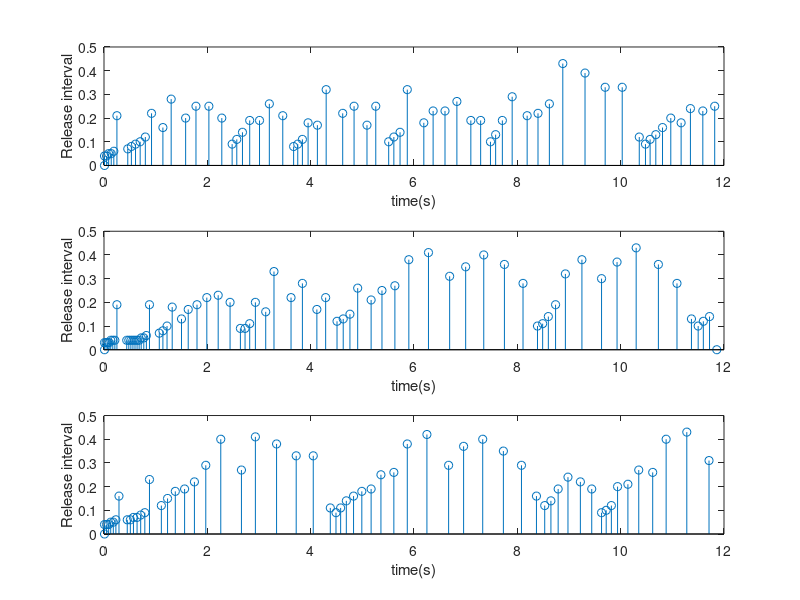
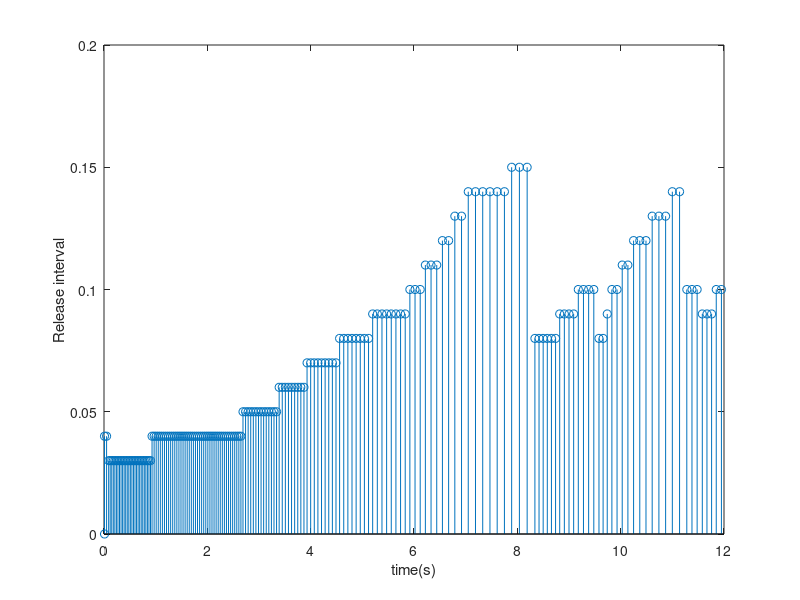
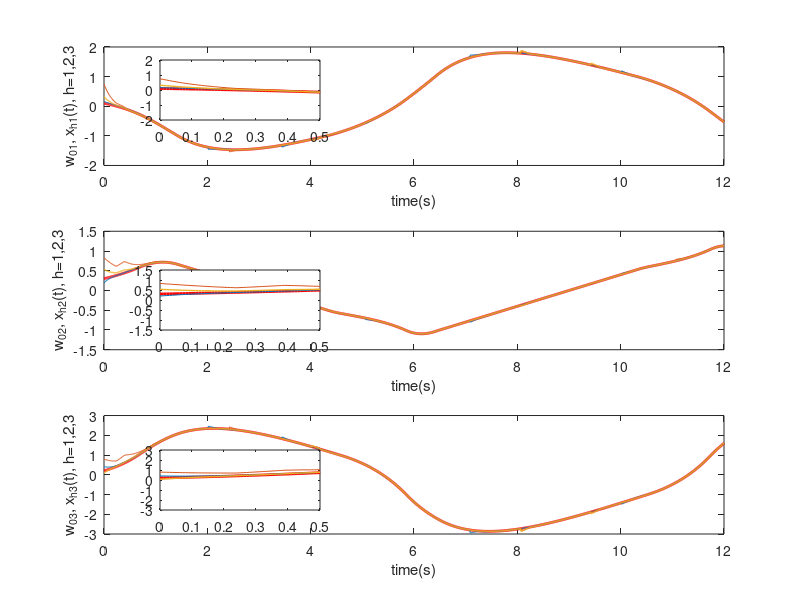
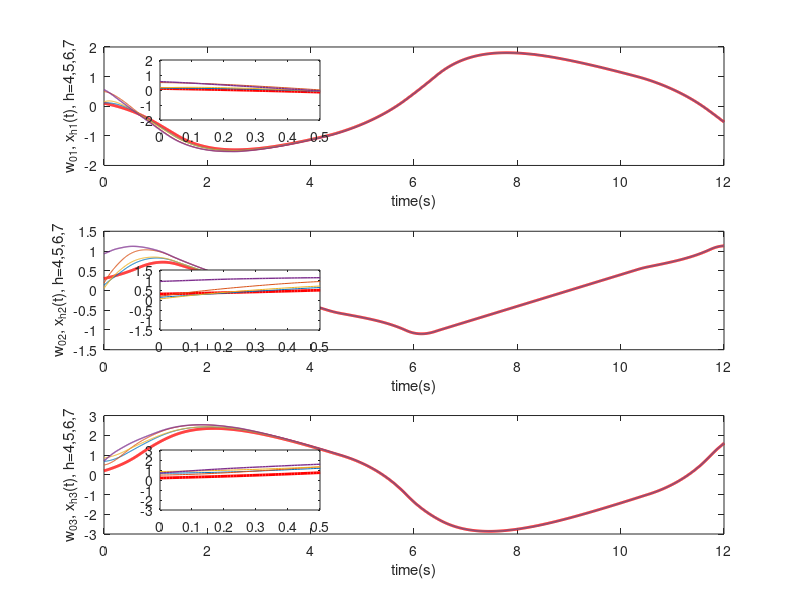

Source code (MATLAB) for these figures, in order:

clear all;
clc;
load zhang_example1_20240704.mat
figure
subplot(3,1,1)
r_interval1 = zeros(size(Tk1));
for i = 1:length(Tk1)-1
    r_interval1(i) = (Tk1(i+1)-Tk1(i));
end
stem(Tk1,r_interval1);
xlabel('time(s)') 
ylabel('Release interval')
xlim([0,12])

subplot(3,1,2)
r_interval2 = zeros(size(Tk2));
for i = 1:length(Tk2)-1
    r_interval2(i) = (Tk2(i+1)-Tk2(i));
end
stem(Tk2,r_interval2);
xlabel('time(s)') 
ylabel('Release interval')
xlim([0,12])
% 
subplot(3,1,3)
r_interval3 = zeros(size(Tk3));
for i = 1:length(Tk3)-1
    r_interval3(i) = (Tk3(i+1)-Tk3(i));
end
stem(Tk3,r_interval3);
xlabel('time(s)') 
ylabel('Release interval')
xlim([0,12])

figure
r_interval = zeros(size(Tk));
for i = 1:length(Tk)-1
    r_interval(i) = (Tk(i+1)-Tk(i));
end
stem(Tk,r_interval);
xlabel('time(s)') 
ylabel('Release interval')
xlim([0,12])



figure
subplot(3,1,1)
plot(T,x0(1,:),'r','linewidth',2)
hold on;
plot(T,x(1,:),T,x(4,:),T,x(7,:),'linewidth',1)
xlabel('time(s)')
ylabel('w_{01}, x_{h1}(t), h=1,2,3')
axes('position',[0.2,0.8,0.2,0.1]);
plot(T,x0(1,:),'r','linewidth',2)
hold on;
plot(T,x(1,:),T,x(4,:),T,x(7,:),'linewidth',1)
xlim([0,0.5])

subplot(3,1,2)
plot(T,x0(2,:),'r','linewidth',2)
hold on;
plot(T,x(2,:),T,x(5,:),T,x(8,:),'linewidth',1)
xlabel('time(s)')
ylabel('w_{02}, x_{h2}(t), h=1,2,3')
axes('position',[0.2,0.45,0.2,0.1]);
plot(T,x0(2,:),'r','linewidth',2)
hold on;
plot(T,x(2,:),T,x(5,:),T,x(8,:),'linewidth',1)
xlim([0,0.5])

subplot(3,1,3)
plot(T,x0(3,:),'r','linewidth',2)
hold on;
plot(T,x(3,:),T,x(6,:),T,x(9,:),'linewidth',1)
xlabel('time(s)')
ylabel('w_{03}, x_{h3}(t), h=1,2,3')
axes('position',[0.2,0.15,0.2,0.1]);
plot(T,x0(3,:),'r','linewidth',2)
hold on;
plot(T,x(3,:),T,x(6,:),T,x(9,:),'linewidth',1)
xlim([0,0.5])


figure
subplot(3,1,1)
plot(T,x0(1,:),'r','linewidth',2)
hold on;
plot(T,x(10,:),T,x(13,:),T,x(16,:),T,x(19,:),'linewidth',1)
xlabel('time(s)')
ylabel('w_{01}, x_{h1}(t), h=4,5,6,7')
axes('position',[0.2,0.8,0.2,0.1]);
plot(T,x0(1,:),'r','linewidth',2)
hold on;
plot(T,x(10,:),T,x(13,:),T,x(16,:),T,x(19,:),'linewidth',1)
xlim([0,0.5])


subplot(3,1,2)
plot(T,x0(2,:),'r','linewidth',2)
hold on;
plot(T,x(11,:),T,x(14,:),T,x(17,:),T,x(20,:),'linewidth',1)
xlabel('time(s)')
ylabel('w_{02}, x_{h2}(t), h=4,5,6,7')
axes('position',[0.2,0.45,0.2,0.1]);
plot(T,x0(2,:),'r','linewidth',2)
hold on;
plot(T,x(11,:),T,x(14,:),T,x(17,:),T,x(20,:),'linewidth',1)
xlim([0,0.5])

subplot(3,1,3)
plot(T,x0(3,:),'r','linewidth',2)
hold on;
plot(T,x(12,:),T,x(15,:),T,x(18,:),T,x(21,:),'linewidth',1)
xlabel('time(s)')
ylabel('w_{03}, x_{h3}(t), h=4,5,6,7')
axes('position',[0.2,0.15,0.2,0.1]);
plot(T,x0(3,:),'r','linewidth',2)
hold on;
plot(T,x(12,:),T,x(15,:),T,x(18,:),T,x(21,:),'linewidth',1)
xlim([0,0.5])

% example2

clear
load zhang_example2_20240704

figure
subplot(3,1,1)
plot(T,z0(1,:),'r','linewidth',2)
hold on;
plot(T,z(1,:),T,z(7,:),T,z(13,:),'linewidth',1)
xlabel('time(s)')
ylabel('w_{01}, x_{h1}(t), h=1,2,3')
axes('position',[0.2,0.8,0.2,0.1]);
plot(T,z0(1,:),'r','linewidth',2)
hold on;
plot(T,z(1,:),T,z(7,:),T,z(13,:),'linewidth',1)
xlim([0,0.5])

subplot(3,1,2)
plot(T,z0(2,:),'r','linewidth',2)
hold on;
plot(T,z(2,:),T,z(8,:),T,z(14,:),'linewidth',1)
xlabel('time(s)')
ylabel('w_{02}, x_{h2}(t), h=1,2,3')
axes('position',[0.2,0.45,0.2,0.1]);
plot(T,z0(2,:),'r','linewidth',2)
hold on;
plot(T,z(2,:),T,z(8,:),T,z(14,:),'linewidth',1)
xlim([0,0.5])

subplot(3,1,3)
plot(T,z0(3,:),'r','linewidth',2)
hold on;
plot(T,z(3,:),T,z(9,:),T,z(15,:),'linewidth',1)
xlabel('time(s)')
ylabel('w_{03}, x_{h3}(t), h=1,2,3')
axes('position',[0.2,0.15,0.2,0.1]);
plot(T,z0(3,:),'r','linewidth',2)
hold on;
plot(T,z(3,:),T,z(9,:),T,z(15,:),'linewidth',1)
xlim([0,0.5])

figure

r_interval1 = zeros(size(Tk));
for i = 1:length(Tk)-1
    r_interval1(i) = (Tk(i+1)-Tk(i));
end
stem(Tk,r_interval1);
xlabel('time(s)') 
ylabel('Release interval')
xlim([0,12])





figure
subplot(3,1,1)
r_interval1 = zeros(size(Tk1));
for i = 1:length(Tk1)-1
    r_interval1(i) = (Tk1(i+1)-Tk1(i));
end
stem(Tk1,r_interval1);
xlabel('time(s)') 
ylabel('Release interval')
xlim([0,12])

subplot(3,1,2)
r_interval2 = zeros(size(Tk2));
for i = 1:length(Tk2)-1
    r_interval2(i) = (Tk2(i+1)-Tk2(i));
end
stem(Tk2,r_interval2);
xlabel('time(s)') 
ylabel('Release interval')
xlim([0,12])
% 
subplot(3,1,3)
r_interval3 = zeros(size(Tk3));
for i = 1:length(Tk3)-1
    r_interval3(i) = (Tk3(i+1)-Tk3(i));
end
stem(Tk3,r_interval3);
xlabel('time(s)') 
ylabel('Release interval')
xlim([0,12])

figure
subplot(3,1,1)
% plot(T,z0(1,:),'r','linewidth',2)
% hold on;
plot(T,z(1,:)-z0(1,:),T,z(7,:)-z0(1,:),T,z(13,:)-z0(1,:),'linewidth',1.5)
xlabel('time(s)')
ylabel('e_{h1}(t), h=1,2,...,7')
axes('position',[0.2,0.8,0.2,0.1]);
% plot(T,z0(1,:),'r','linewidth',2)
% hold on;
plot(T,z(1,:)-z0(1,:),T,z(7,:)-z0(1,:),T,z(13,:)-z0(1,:),'linewidth',1.5)
xlim([0,0.5])

subplot(3,1,2)
% plot(T,z0(2,:),'r','linewidth',2)
% hold on;
plot(T,z(2,:)-z0(2,:),T,z(8,:)-z0(2,:),T,z(14,:)-z0(2,:),'linewidth',1.5)
xlabel('time(s)')
ylabel('e_{h2}(t), h=1,2,...,7')
axes('position',[0.2,0.45,0.2,0.1]);
% plot(T,z0(2,:),'r','linewidth',2)
% hold on;
plot(T,z(2,:)-z0(2,:),T,z(8,:)-z0(2,:),T,z(14,:)-z0(2,:),'linewidth',1.5)
xlim([0,0.5])

subplot(3,1,3)
% plot(T,z0(3,:),'r','linewidth',2)
% hold on;
plot(T,z(3,:)-z0(3,:),T,z(9,:)-z0(3,:),T,z(15,:)-z0(3,:),'linewidth',1.5)
xlabel('time(s)')
ylabel('e_{h3}(t), h=1,2,...,7')
axes('position',[0.2,0.15,0.2,0.1]);
% plot(T,z0(3,:),'r','linewidth',2)
% hold on;
plot(T,z(3,:)-z0(3,:),T,z(9,:)-z0(3,:),T,z(15,:)-z0(3,:),'linewidth',1.5)
xlim([0,0.5])

% example3
clear
load zhang_example3_20240704
figure
subplot(3,1,1)
r_interval1 = zeros(size(Tk1));
for i = 1:length(Tk1)-1
    r_interval1(i) = (Tk1(i+1)-Tk1(i));
end
stem(Tk1,r_interval1);
xlabel('time(s)') 
ylabel('Release interval')
xlim([0,12])

subplot(3,1,2)
r_interval2 = zeros(size(Tk2));
for i = 1:length(Tk2)-1
    r_interval2(i) = (Tk2(i+1)-Tk2(i));
end
stem(Tk2,r_interval2);
xlabel('time(s)') 
ylabel('Release interval')
xlim([0,12])

subplot(3,1,3)
r_interval3 = zeros(size(Tk3));
for i = 1:length(Tk3)-1
    r_interval3(i) = (Tk3(i+1)-Tk3(i));
end
stem(Tk3,r_interval3);
xlabel('time(s)') 
ylabel('Release interval')
xlim([0,12])

figure
r_interval = zeros(size(Tk));
for i = 1:length(Tk)-1
    r_interval(i) = (Tk(i+1)-Tk(i));
end
stem(Tk,r_interval);
xlabel('time(s)') 
ylabel('Release interval')
xlim([0,12])


figure
subplot(3,1,1)
for i=1:3:150
plot(T,x(i,:)-x0(1,:),'linewidth',1)
hold on;
end

xlabel('time(s)')
ylabel('e_{h1}(t), h=1,2,...,50')


subplot(3,1,2)
for i=2:3:150
plot(T,x(i,:)-x0(2,:),'linewidth',1)
hold on;
end

xlabel('time(s)')
ylabel('e_{h2}(t), h=1,2,...,50')


subplot(3,1,3)
for i=3:3:150
plot(T,x(i,:)-x0(3,:),'linewidth',1)
hold on;
end

xlabel('time(s)')
ylabel('e_{h3}(t), h=1,2,...,50')